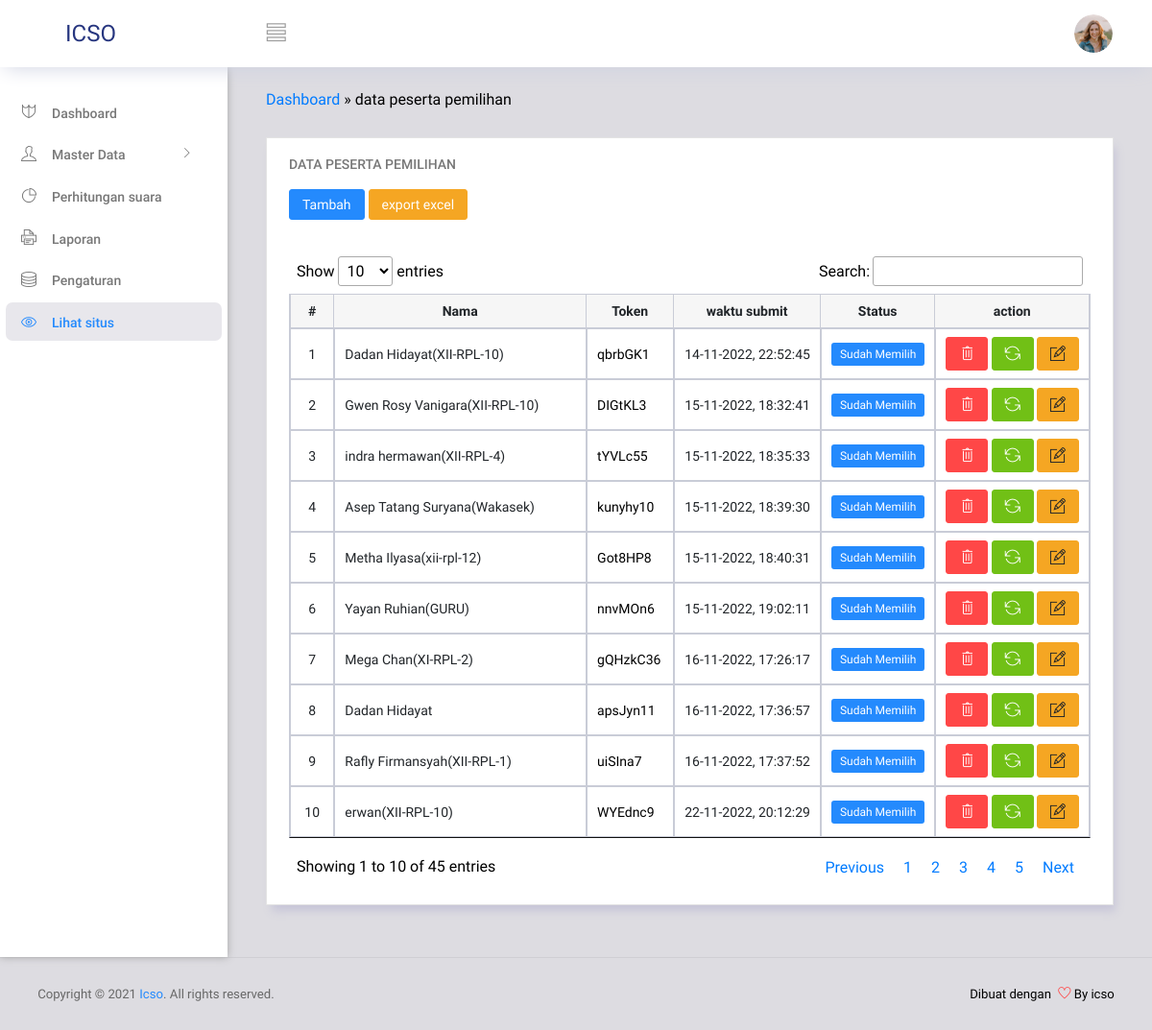
The page /admin-ganteng/index.php?mod=data_peserta (signed in) on the database its author committed.
### tables this page shows
CREATE TABLE `tbl_peserta_pemilihan` (
  `id` int(11) NOT NULL,
  `nama` varchar(50) NOT NULL,
  `token` varchar(100) NOT NULL,
  `waktu_submit` varchar(122) NOT NULL,
  `sudah_memilih` tinyint(1) NOT NULL
);

### admin-ganteng/module/include/show_data_peserta_pemilihan.php (the view, shortened to what this page needs)
<div class="row">
  <div class="col-md-12 grid-margin">
    <div class="d-flex justify-content-between align-items-center">
      <div>
        <span class="mb-0"><a href="?mod=index">Dashboard</a> &raquo; data peserta pemilihan</span>
      </div>
    </div>
  </div>
</div>
<?php
$data_p = array();
$datas = $konek->query(
  "SELECT
    tbl_peserta_pemilihan.*,tbl_peserta_pemilihan.id as u_id,
    tbl_kotak_suara.*,tbl_kotak_suara.id as kotak_suara_id,
    tbl_calon.*,tbl_calon.id as id_tbl_calon
   FROM tbl_peserta_pemilihan
  LEFT JOIN tbl_kotak_suara ON tbl_kotak_suara.user_id = tbl_peserta_pemilihan.id
  LEFT JOIN tbl_calon ON tbl_calon.no_calon=tbl_kotak_suara.pilihan");
while($dd = $datas->fetch_assoc()){
 $data_p[] = $dd;
}
?>
<div class="row">
  <div class="col-lg-12 grid-margin stretch-card">
    <div class="card">
      <div class="card-body">
        <h4 class="card-title">Data peserta pemilihan</h4>
        <div class="card-description">
          <button type="button"  data-toggle="modal" data-target="#AddDataPemilih" class="btn btn-primary btn-sm">Tambah</button>
          <a href="import_from_excel.php" class="btn btn-warning btn-sm text-white">export excel</a>
        </div>
        <div class="table-responsive pt-3">
          <table id="tabel-peserta" class="table table-bordered">
            <thead>
              <tr style="text-align:center;">
                <th style="width:1px">
                  #
                </th>
                <th>
                  Nama
                </th>
                <th>
                  Token
                </th>
                <th>
                  waktu submit
                </th>
                <th>
                  Status
                </th>
                <th>
                  action
                </th>
              </tr>
            </thead>
            <tbody>
              <?php if (!empty($data_p)): $no = 0; ?>
                <?php foreach ($data_p as $key): $no++;?>
                  <tr data-xii="p-<?= $key['id'] ?>" style="text-align:left;">
                    <td style="width:20px;text-align:center;">
                      <?php echo $no; ?>
                    </td>
                    <td style="width:10px;">
                      <?= $key['nama'] ?>
                    </td>
                    <td>
                      <span style="background:white;color:black;border-radius:4px;"><?= $key['token'] ?></span>
                    </td>
                    <td>
                      <?= !empty($key['waktu_submit']) ? date("d-m-Y, H:i:s",$key['waktu_submit']) : "--/--/---,--:--:--" ?>
                    </td>
                    <td>
                      <?php
                      if($key['sudah_memilih']==1){
                        echo "<small style='border-radius:3px' class='badge badge-sm badge-primary'>Sudah Memilih</small>";
                      }else{
                        echo "<small style='border-radius:3px' class='badge badge-sm badge-danger'>Belum Memilih</small>";
                      }
                      ?>
                    </td>
                    <td width="20px" style="text-align:center">
                      <button  onclick="hapus_data(<?= $key['u_id'] ?>)" class="btn btn-sm btn-danger"><i class="ti-trash"></i></button>
                      <button  onclick="reset_status_memilih(<?= $key['u_id'] ?>)" class="btn btn-sm btn-success"><i class="ti-reload"></i></button>
                      <a href="?mod=data_peserta&action=edit_peserta&id_data=<?= $key['u_id'] ?>" class="btn btn-sm btn-warning"><i class="ti-pencil-alt"></i></a>
                    </td>
                  </tr>
                <?php endforeach ?>
              <?php endif ?>
            </tbody>
          </table>
        </div>
      </div>
    </div>
  </div>
</div>

### rows shown on the page
tbl_peserta_pemilihan: nama "Dadan Hidayat(XII-RPL-10)", token "qbrbGK1", waktu_submit "14-11-2022, 22:52:45", sudah_memilih "Sudah Memilih"
tbl_peserta_pemilihan: nama "Gwen Rosy Vanigara(XII-RPL-10)", token "DIGtKL3", waktu_submit "15-11-2022, 18:32:41", sudah_memilih "Sudah Memilih"
tbl_peserta_pemilihan: nama "indra hermawan(XII-RPL-4)", token "tYVLc55", waktu_submit "15-11-2022, 18:35:33", sudah_memilih "Sudah Memilih"
tbl_peserta_pemilihan: nama "Asep Tatang Suryana(Wakasek)", token "kunyhy10", waktu_submit "15-11-2022, 18:39:30", sudah_memilih "Sudah Memilih"
tbl_peserta_pemilihan: nama "Metha Ilyasa(xii-rpl-12)", token "Got8HP8", waktu_submit "15-11-2022, 18:40:31", sudah_memilih "Sudah Memilih"
tbl_peserta_pemilihan: nama "Yayan Ruhian(GURU)", token "nnvMOn6", waktu_submit "15-11-2022, 19:02:11", sudah_memilih "Sudah Memilih"
tbl_peserta_pemilihan: nama "Mega Chan(XI-RPL-2)", token "gQHzkC36", waktu_submit "16-11-2022, 17:26:17", sudah_memilih "Sudah Memilih"
tbl_peserta_pemilihan: nama "Dadan Hidayat", token "apsJyn11", waktu_submit "16-11-2022, 17:36:57", sudah_memilih "Sudah Memilih"
tbl_peserta_pemilihan: nama "Rafly Firmansyah(XII-RPL-1)", token "uiSIna7", waktu_submit "16-11-2022, 17:37:52", sudah_memilih "Sudah Memilih"
tbl_peserta_pemilihan: nama "erwan(XII-RPL-10)", token "WYEdnc9", waktu_submit "22-11-2022, 20:12:29", sudah_memilih "Sudah Memilih"
